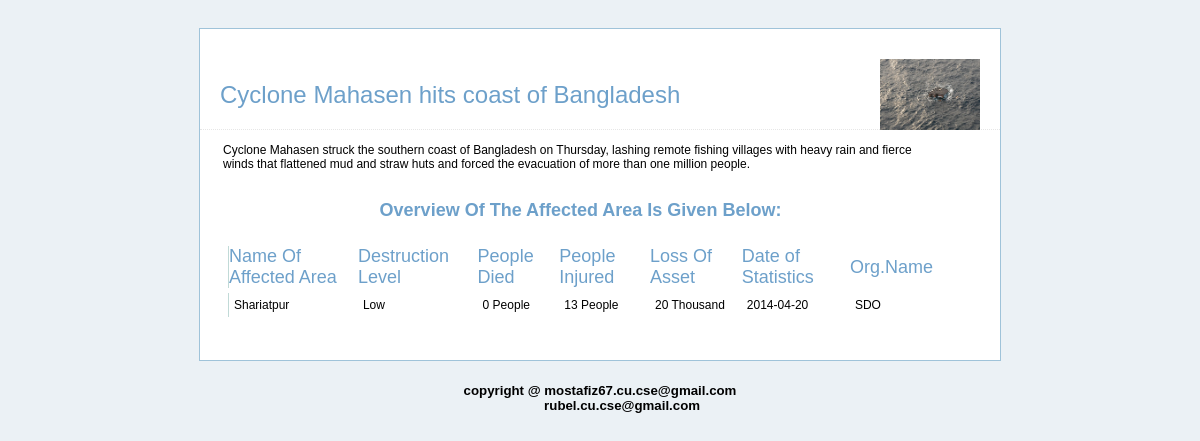
The page /affected_area_files/division/sub-division/saint-Martin.php on the database its author committed.
### tables this page shows
CREATE TABLE IF NOT EXISTS `aff_area` (
  `id` int(100) NOT NULL AUTO_INCREMENT,
  `area` text NOT NULL,
  `destruction_level` text NOT NULL,
  `p_died` varchar(100) NOT NULL,
  `amount_d` text NOT NULL,
  `p_injur` varchar(100) NOT NULL,
  `amount_i` text NOT NULL,
  `l_asset` varchar(100) NOT NULL,
  `amount_a` text NOT NULL,
  `date` date NOT NULL,
  `n_org` varchar(30) NOT NULL,
  `vis` int(100) NOT NULL,
  PRIMARY KEY (`id`)
);

### affected_area_files/division/sub-division/saint-martin.php (the view, shortened to what this page needs)
<!DOCTYPE html PUBLIC "-//W3C//DTD XHTML 1.0 Transitional//EN" "http://www.w3.org/TR/xhtml1/DTD/xhtml1-transitional.dtd">
<html xmlns="http://www.w3.org/1999/xhtml">
<head><meta http-equiv="Content-Type" content="text/html; charset=windows-1252">
		<link type="text/css" rel="stylesheet" href="css/style.css" media="screen" charset="utf-8">
</head>
    <body>
        <div id="signup_hold">
            <div id="header">
                <div id="header_logos"><img align="middle" src="pnews1 (1).jpg" alt="phr"></div>
					<div id="progress_bar"> </div>
						<h2>Cyclone Mahasen hits coast of Bangladesh</h2>
            </div>
            <table class="customerSupport">
                <tbody>
					<tr>
						<td class="customerSupport" width="50%">
							<fieldset>
								<p>  <?php
									$file_name="saint-martin.txt";
									$fp=fopen($file_name,"r") or die("couldn't open");
									while(!feof($fp))
									{
										$line=fgets($fp,1024);
										print"$line<br/>";
									}
									?>
									 <h3 align="center">Overview Of The Affected Area Is Given Below:</h3>
									 <div id="content">
										<table align="center" cellpadding="5" cellspacing="5" id="resultTable">
											<tr>
												<th style="border-left: 1px solid #C1DAD7">Name Of Affected Area</th>
												<th>Destruction Level</th>
												<th>People Died</th>
												<th>People Injured</th>
												<th>Loss Of Asset</th>
												<th>Date of Statistics</th>
												<th>Org.Name</th>
											</tr>
												<?php
												$result = mysql_query("SELECT * FROM aff_area WHERE area='shariatpur'");
														while($row = mysql_fetch_array($result))
															{
																echo '<tr>';
																echo '<td style="border-left: 1px solid #C1DAD7">'.$row['area'].'</td>';
																echo '<td><div align="left">'.$row['destruction_level'].'</div></td>';
																echo '<td><div align="left">'.$row['p_died'].' '.$row['amount_d'].'</div></td>';
																echo '<td><div align="left">'.$row['p_injur'].' '.$row['amount_i'].'</div></td>';
																echo '<td><div align="left">'.$row['l_asset'].' '.$row['amount_a'].'</div></td>';
																echo '<td><div align="left">'.$row['date'].'</div></td>';
																echo '<td><div align="left">'.$row['n_org'].'</div></td>';
																echo '</tr>';
															}
												?>
										</table>
									</div>
								 </p>
                            </fieldset>
						</td>
					</tr>
				</tbody>
			</table>
        </div>
		<div id="footer" align="center">
			<h5>copyright @ mostafiz67.cu.cse@gmail.com<br>
			&nbsp &nbsp &nbsp &nbsp &nbsp &nbsp;												   rubel.cu.cse@gmail.com
			</h5>
		</div>
	</body>
</html>

### css/style.css (style rules this page uses)
body { background:#ebf1f5; font-family:Arial, sans-serif; padding:20px 0px; text-align:center; }
h2 { color:#6da0ca; font-size:24px; font-weight:normal; margin:0; padding:0; }
h3 { color:#6da0ca; font-size:18px; margin:0; padding:0px 0px 20px 0px; }
p { font-size:12px; margin:0; padding:0px 0px 15px 0px; }
th { color:#6da0ca; font-size:18px; font-weight:normal; margin:0; padding:0px 0px 0px 0px; }
td { vertical-align:middle }
div#signup_hold { background:#fff; border:1px solid #9fc3d9; margin:0 auto; text-align:left; width:800px; }
div#header { border-bottom:1px dotted #e6e6e6; padding:20px; }
div#header_logos { float:right; display:block; padding-top:10px; width:270px; text-align:right; vertical-align:top; }
div#header_logos img { width:100px; vertical-align:middle; }
fieldset { border:0; font-size:12px; padding:0px 20px 20px 20px; margin:0; }
div#progress_bar { display:block; height:22px; padding-top:10px; width:480px; }
img { border: none; }
table.customerSupport { padding-top:10px; }
.customerSupport { padding-right:20px; vertical-align:top; }

### rows shown on the page
aff_area: area "Shariatpur", destruction_level "Low", p_died "0", amount_d "People", p_injur "13", amount_i "People", l_asset "20", amount_a "Thousand", date "2014-04-20", n_org "SDO"
